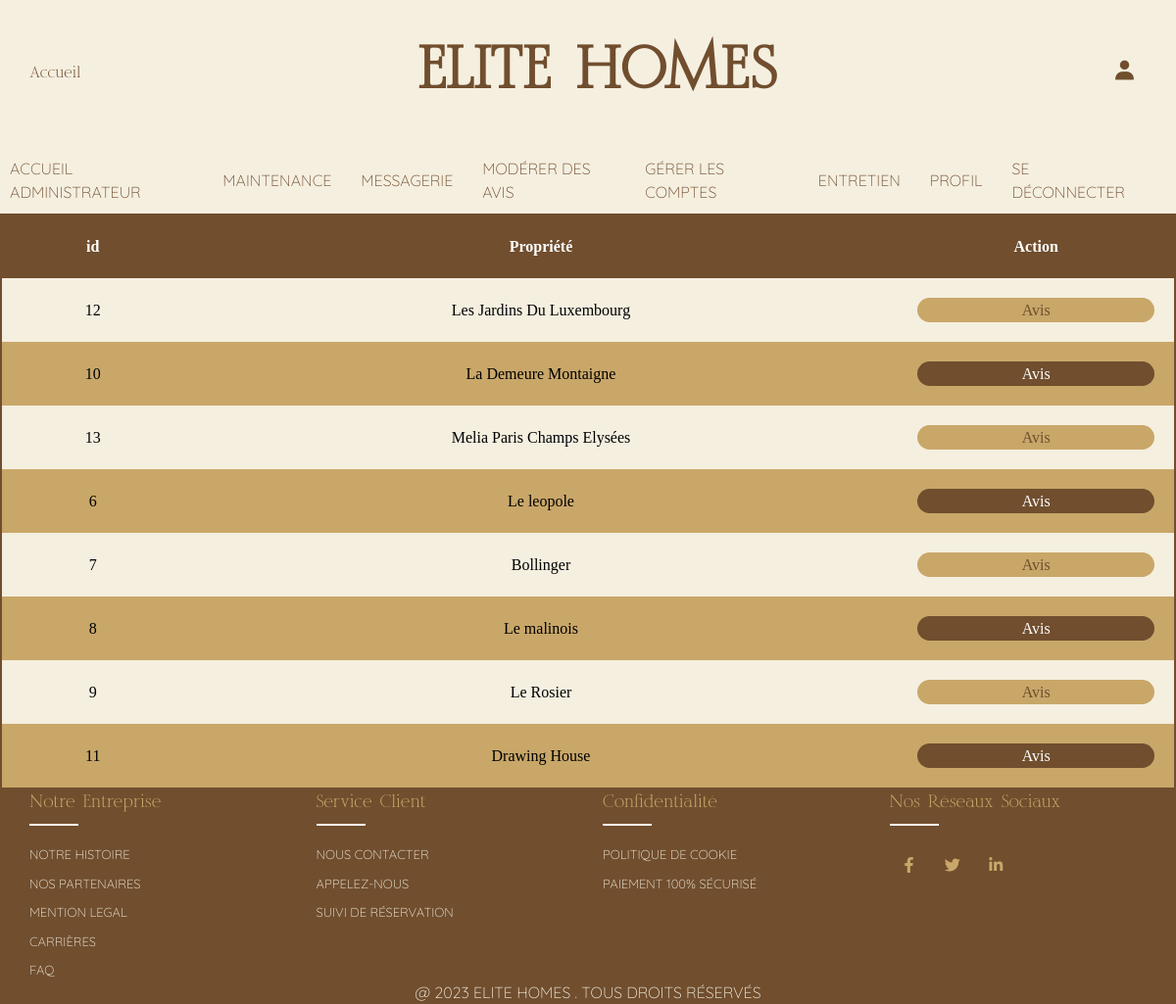
The app's page /Projet_Production_Site_Immobilier_Elitehomes/production_groupe_10/dashboard_avis.php (signed in) with its own data.
### tables this page shows
CREATE TABLE IF NOT EXISTS `properties` (
  `id` int(11) NOT NULL AUTO_INCREMENT,
  `name` varchar(255) DEFAULT NULL,
  `position` varchar(255) DEFAULT NULL,
  `district` varchar(50) NOT NULL,
  `capacity` int(11) DEFAULT NULL,
  `includedServices` varchar(255) DEFAULT NULL,
  `price` decimal(10,2) DEFAULT NULL,
  `availability` varchar(255) DEFAULT NULL,
  `category` varchar(255) DEFAULT NULL,
  `caracteristique` varchar(255) DEFAULT NULL,
  `surface` decimal(10,2) DEFAULT NULL,
  PRIMARY KEY (`id`)
);

### Projet_Production_Site_Immobilier_Elitehomes/production_groupe_10/dashboard_avis.php (the view, shortened to what this page needs)
<?php
$user= "root";
$password1 = "";
$pdo = new PDO("mysql:host=localhost:3306;dbname=elitehomes", $user , $password1);
$request = $pdo->query("SELECT * FROM properties");
$response = $request ->fetchAll(PDO::FETCH_ASSOC);
?>
<!DOCTYPE html>
<html lang="en">
<head>
    <link rel="stylesheet" href="./css/footer.css">
    <link rel="stylesheet" href="./css/header.css">
<?php include "./header.php"; ?>
</head>
<body>
<?php
if($_SESSION["roles"] == "admin" || $_SESSION["roles"] == "superadmin"){
    ?><table class="tableau">
       <thead>
        <tr>
        <td id="head">id</td>
        <td id="head">Propriété</td>
        <td id="head">Action</td>
       </tr>
       </thead>
       <tbody> <?php
    foreach ($response as $properties){
        ?>
        <tr>
        <td><?= $properties["id"];?></td>
        <td><?= $properties["name"];?></td>
        <td><a href="avisadmin.php?id_prop=<?= $properties["id"]?>" class="avis">Avis</a></td>
        </tr>
       <?php
    }
}
?>
</tbody>
</table>
<?php include "./footer.php"; ?>
</body>
</html>

### Projet_Production_Site_Immobilier_Elitehomes/production_groupe_10/css/footer.css (style rules this page uses)
body { line-height: 1.5; }
* { margin:0; padding:0; box-sizing: border-box; }

### Projet_Production_Site_Immobilier_Elitehomes/production_groupe_10/css/header.css (style rules this page uses)
* { padding:0; margin: 0; box-sizing: border-box; }

### Projet_Production_Site_Immobilier_Elitehomes/production_groupe_10/css/style.css (style rules this page uses)
:root { --noir: #000000; --marron-fonce: #704E2E; --sable: #C9A769; --blanc-casse: #F5EFE0; --blanc: #FFFFFF; }

### Projet_Production_Site_Immobilier_Elitehomes/production_groupe_10/dashboard_avis.php (style rules this page uses)
:root { --sable: #C9A769; --blanccasse: #F5EFE0; --marron: #704E2E; --noir: #000000 }
html { background-color: var(--blanccasse) }
body { display: flex; flex-direction: column; }
td#head { font-weight: bold; }
.tableau { border-collapse: collapse; min-width: 500px; border: 2px solid var(--marron); }
tbody tr:nth-child(even) { background-color: var(--sable); }
thead tr { background-color: var(--marron); color: white; }
tr { text-align: center; background-color: var(--blanccasse) }
th,td { padding: 20px; }
tbody tr:nth-child(even) .avis { color: white; }
tbody tr:nth-child(even) .avis { background-color: var(--marron); }
a.avis { color: var(--marron); text-decoration: none; display: flex; justify-content: center; align-items: center; height: 25px; border-radius: 15px; background-color: var(--sable); }

### records on screen
properties: id "12", name "Les Jardins Du Luxembourg"
properties: id "10", name "La Demeure Montaigne"
properties: id "13", name "Melia Paris Champs Elysées"
properties: id "6", name "Le leopole"
properties: id "7", name "Bollinger"
properties: id "8", name "Le malinois"
properties: id "9", name "Le Rosier"
properties: id "11", name "Drawing House"
